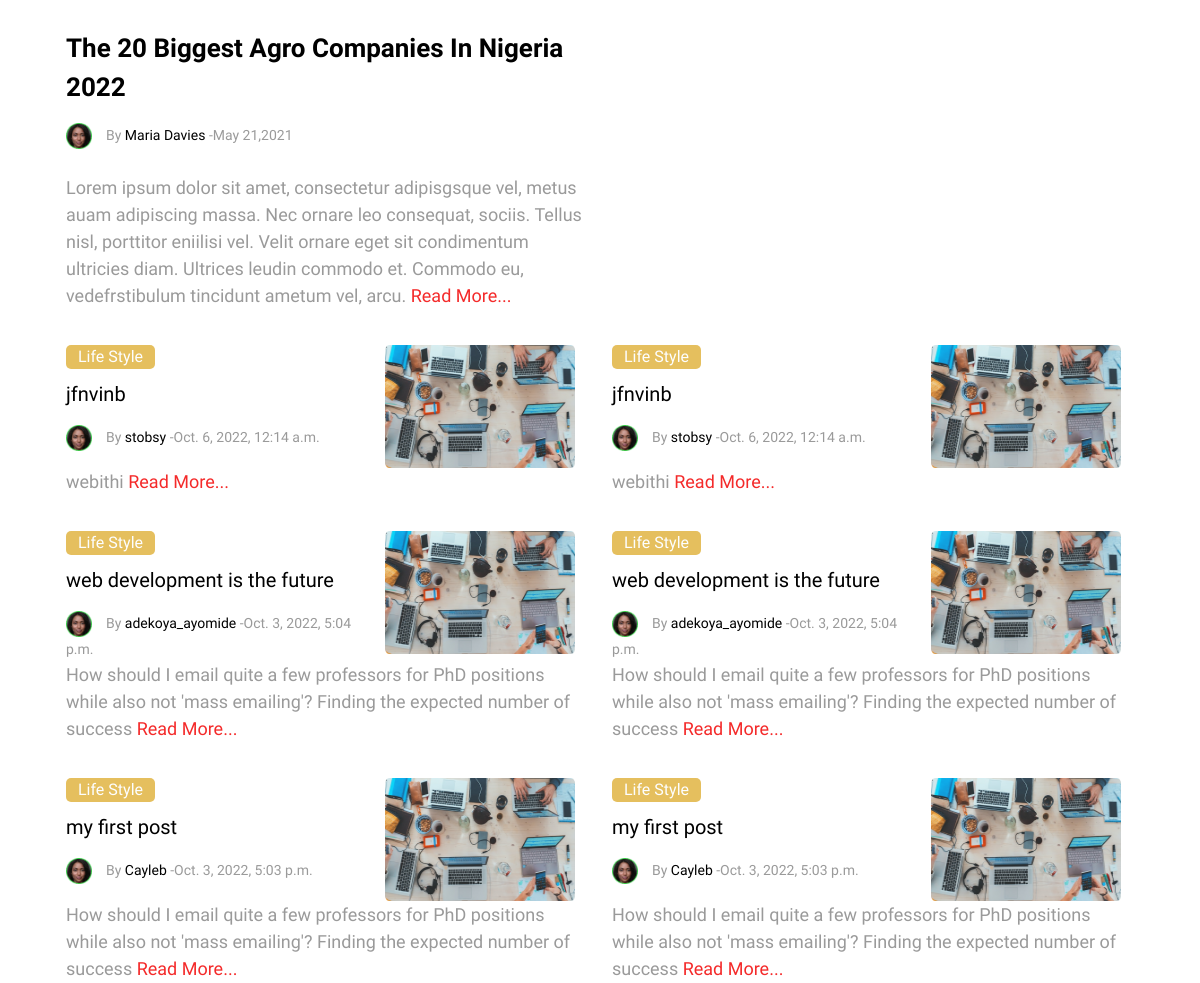
Before: / (middle part) with the older database file.
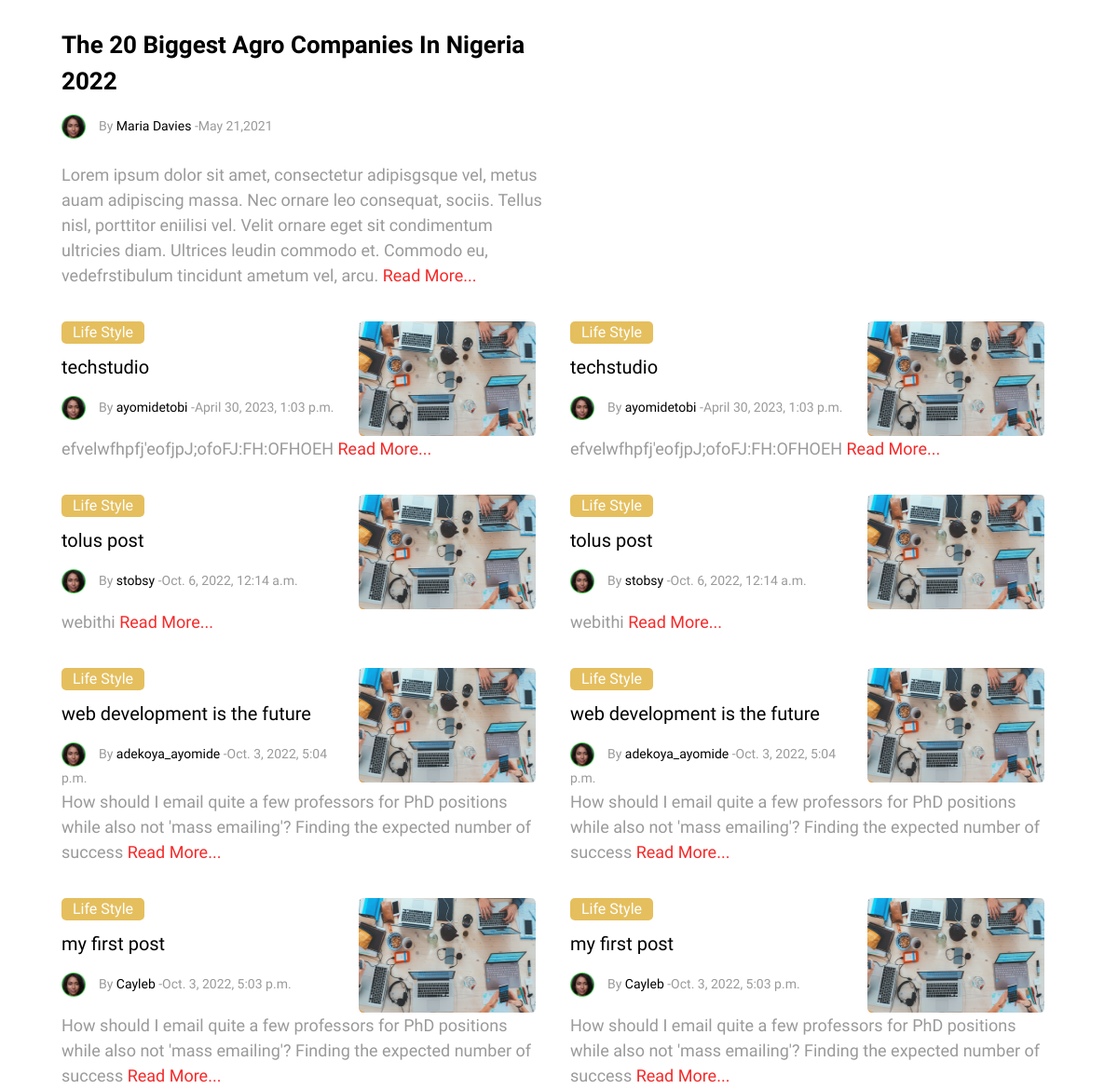
After: the same page with the newer database file.
### mypostit/models.py (models this page shows, shortened)
class Post(models.Model):
        user = models.OneToOneField(User, on_delete=models.CASCADE)
        title = models.CharField(max_length=200)
        text = models.TextField()
        created_date = models.DateTimeField(default=timezone.now)

### mypostit/views.py (the view)
# urls.py: path('',indexView.as_view(template_name = 'index.html'),name='index'),
class indexView(TemplateView):
    template_name = 'index.html'
    def get_context_data(self, **kwargs):
        context = super().get_context_data(**kwargs)
        context["posts"] = Post.objects.all().order_by('-id')
        return context

### templates/index.html (shortened to what this page needs)
    {% extends 'base.html' %}
    {% block body%}
    <div class="container p-t-100">
        <div class="container px-4 ">
            <div class="row gx-4">
                <div class="col-lg-6 col-sm-12 col-md-12 " data-aos="fade-right">
                <div class="">
                    <p class="f-s-26 f-w-600 m-t-30" >
                        The 20 Biggest Agro Companies In Nigeria 2022
                    </p>
                    <img src="img/nam.png" alt="" width="26px" height="26px">
                    <span class="f-s-14 p-l-10"><span class="gray-text">By</span> Maria Davies
                    <span class="gray-text">-May 21,2021</span></span>
                    <p class="gray-text f-s-18 p-t-25">
                        Lorem ipsum dolor sit amet, consectetur adipisgsque vel,
                        metus auam adipiscing massa. Nec ornare leo consequat,
                        sociis. Tellus nisl, porttitor eniilisi vel.
                        Velit ornare eget sit condimentum ultricies diam. Ultrices leudin commodo
                        et. Commodo eu, vedefrstibulum tincidunt ametum vel, arcu.
                        <a href="#" class="ren">Read More...</a>
                    </p>
                </div>
                </div>
                <div class="col-lg-6 col-sm-12 col-md-12 ">
                </div>
                </div>
                {% for post in posts%}
                    <div class="row">
                    <div class="col-lg-6 col-sm-12">
                        <div class="row m-t-20" data-aos="fade-left" data-aos-delay="300">
                            <div class="col-7 ">
                                <label for="tech" class="life text-center">Life Style</label>
                            <p class="f-s-20 p-t-10">
                                {{post.title}}
                            </p>
                            <img src="img/nam.png" alt="" width="26px" height="26px">
                            <span class="f-s-14 p-l-10"><span class="gray-text">By</span> {{post.user}}
                            <span class="gray-text">-{{post.created_date}}</span></span>
                            </div>
                            <div class="col-5">
                                <img src="img/Rectangle 9 (1).png" alt="" class="pop"width="212px" height="123px">
                            </div>
                            <p class="gray-text f-s-18">
                                {{post.text|slice:":200"}} <a href="{% url 'article_view' post.id%} " class="ren">Read More...</a>
                            </p>
                        </div>
                    </div>
                    <div class="col-lg-6 col-sm-12">
                        <div class="row m-t-20" data-aos="fade-left" data-aos-delay="300">
                            <div class="col-7 ">
                                <label for="tech" class="life text-center">Life Style</label>
                            <p class="f-s-20 p-t-10">
                                {{post.title}}
                            </p>
                            <img src="img/nam.png" alt="" width="26px" height="26px">
                            <span class="f-s-14 p-l-10"><span class="gray-text">By</span> {{post.user}}
                            <span class="gray-text">-{{post.created_date}}</span></span>
                            </div>
                            <div class="col-5">
                                <img src="img/Rectangle 9 (1).png" alt="" class="pop"width="212px" height="123px">
                            </div>
                            <p class="gray-text f-s-18">
                                {{post.text|slice:":200"}} <a href="{% url 'article_view' post.id%} " class="ren">Read More...</a>
                            </p>
                        </div>
                    </div>
                </div>
                {% endfor%}
        </div>
    </div>
    {% endblock body%}

### templates/base.html (shortened to what this page needs)
<!DOCTYPE html>
<html lang="en">
<head>
    {% load static %}
    <link rel="stylesheet" href="{% static 'css/bootstrap.css'%}">
    <link rel="stylesheet" href="{% static 'css/helper.css'%}">
    <link rel="stylesheet" href="https://unpkg.com/aos@next/dist/aos.css" />
    <link rel="stylesheet" href="{% static 'css/style.css'%}">
    <link rel="stylesheet" href="{% static 'css/responsive.css'%}">
</head>
<body onload="myFunction()">
    {% block body%}
   {% endblock body%}
</body>

### mypostit/static/css/helper.css (style rules this page uses)
.f-s-14 { font-size: 14px!important; }
.f-s-18 { font-size: 18px!important; }
.f-s-20 { font-size: 20px!important; }
.f-s-26 { font-size: 26px!important; }
.f-w-600 { font-weight: 600 }
.m-t-20 { margin-top: 20px!important; }
.m-t-30 { margin-top: 30px!important; }
.p-t-10 { padding-top: 10px!important; }
.p-t-25 { padding-top: 25px!important; }
.p-t-100 { padding-top: 100px!important; }
.p-l-10 { padding-left: 10px!important; }

### mypostit/static/css/style.css (style rules this page uses)
body { font-family: 'Harmattan'; color: black; }
.life { background-color: #E5BF5E; border-radius: 5px; width: 89px; height: 24px; color: #FDFEFF; }
a.ren { color: #F42A2A; text-decoration: none; }
.gray-text { color: #9A9A9A; }

### mypostit/static/css/responsive.css (style rules this page uses)
@media only screen
and (min-device-width : 768px) 
and (max-device-width : 1024px) { .pop { width: 190px; } }

Changed rows visible on the page:
added Post: title "techstudio", user "ayomidetobi", created_date "April 30, 2023, 1:03 p.m.", text "efvelwfhpfj'eofjpJ;ofoFJ:FH:OFHOEH"
changed Post "webithi": title "jfnvinb" → "tolus post"
